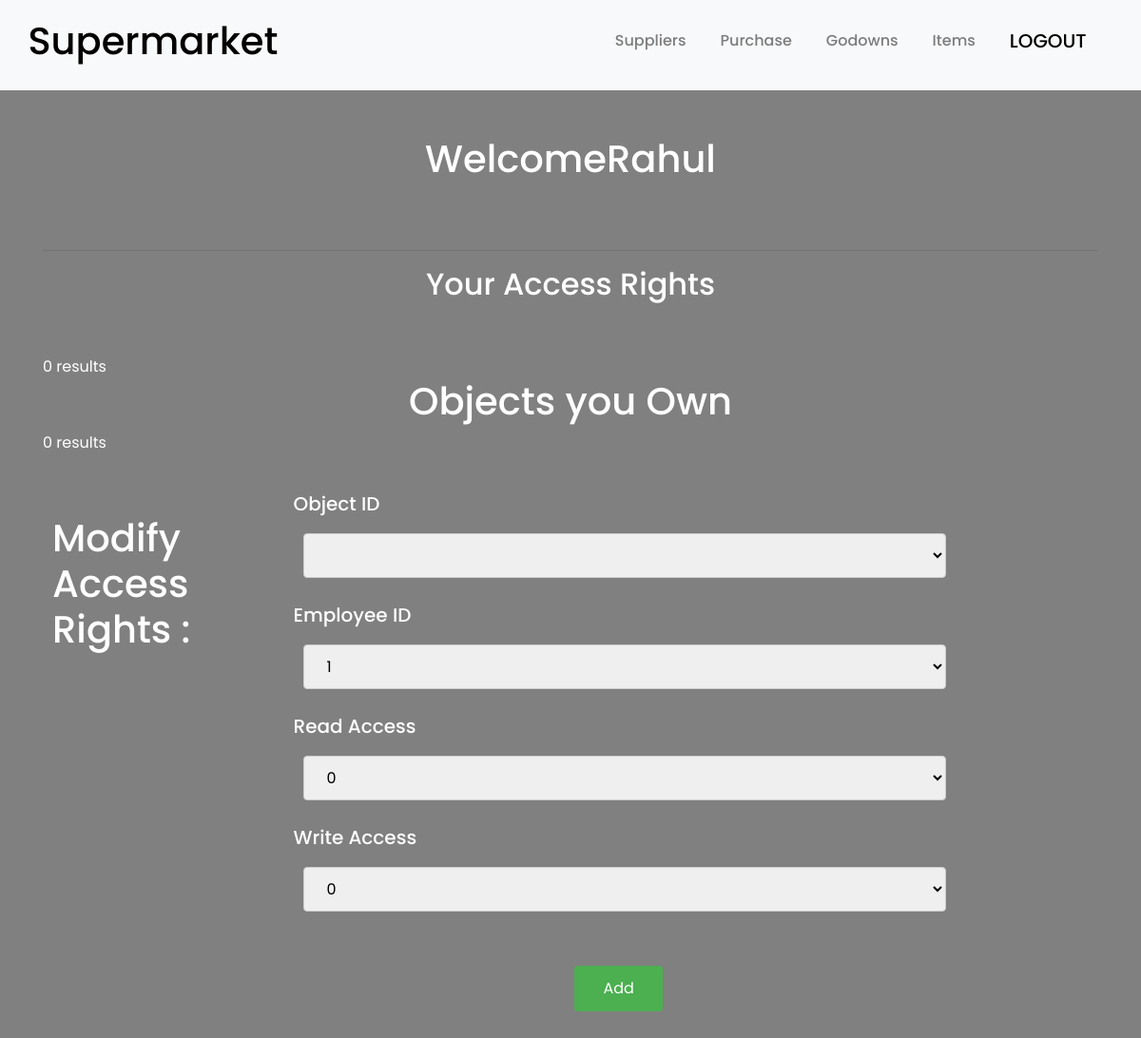
The app's page /home.php (signed in), older data.
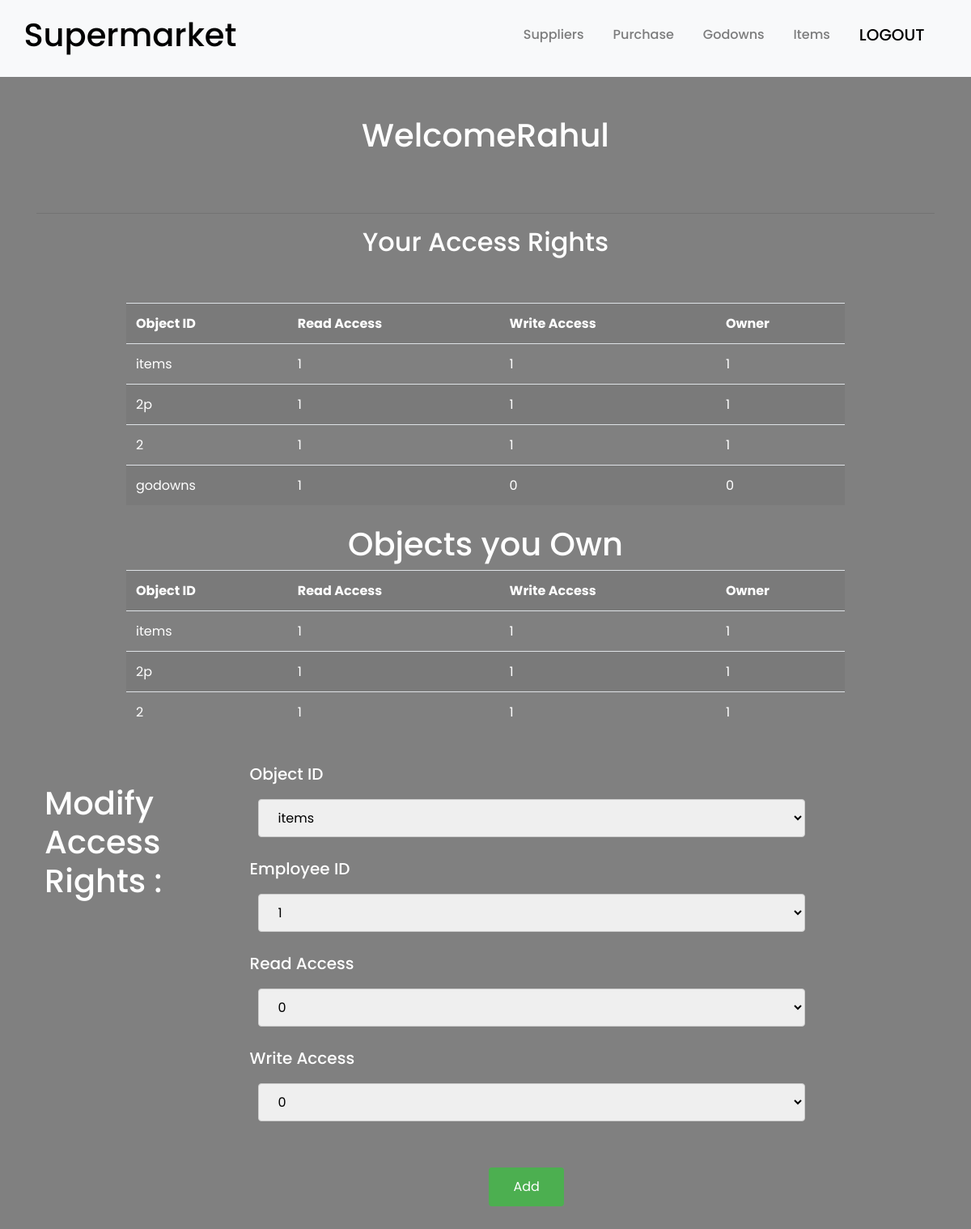
The same page, newer data.
### tables this page shows
CREATE TABLE `employee` (
  `Employee_ID` smallint(6) NOT NULL,
  `Employee_Name` varchar(20) NOT NULL,
  `Supervisor_ID` smallint(6) DEFAULT NULL,
  `Home_Number` varchar(10) NOT NULL,
  `Street` varchar(20) NOT NULL,
  `Pincode` int(6) NOT NULL,
  `Password` text NOT NULL
);

CREATE TABLE `access_matrix` (
  `Employee_ID` int(11) NOT NULL,
  `Objects_ID` text NOT NULL,
  `Read_Access` tinyint(1) NOT NULL,
  `Write_Access` tinyint(1) NOT NULL,
  `Owner` int(11) NOT NULL
);

### home.php (the view, shortened to what this page needs)
<html>
<body>
<?php include "head.php"; ?>
<br><br>
<div class="container">
	<?php
		$servername = "localhost";
		$username = "root";
		$password = "";
		$dbname = "supermarket";
		$Eid = $_SESSION['Eid'];
		$mysqli = new mysqli($servername, $username, $password, $dbname);
		$sqlSelect="SELECT Employee_Name FROM employee where Employee_ID = $Eid";
		$result = $mysqli-> query ($sqlSelect);
		print'<center><h1> Welcome'.mysqli_fetch_array($result)[0].'</h1></center>';
		echo'<br><br><hr>';
		echo'<h2>
		<center>Your Access Rights</center>
		</h2><br><br>';
		$access_sql = "SELECT * FROM Access_Matrix where Employee_ID = $Eid";
		$result = $mysqli->query($access_sql);
		if ($result->num_rows > 0) {
			echo "<table class = 'table table-hover table-striped'>
			<tr>
				<th>Object ID</th>
				<th>Read Access</th>
				<th>Write Access</th>
				<th>Owner</th>
			</tr>";
			while($row = $result->fetch_assoc()) {
				echo "<tr>
					<td>".$row["Objects_ID"]."</td>
					<td>".$row["Read_Access"]."</td>
					<td>".$row["Write_Access"]."</td>
					<td>".$row["Owner"]."</td>
				</tr>";
			}
			echo "</table>";
		}
		else {
			echo "0 results";
		}
	?>
<br>
</div>
<div class="container">
<center><h1>Objects you Own</h1></center>
<?php
	$servername = "localhost";
	$username = "root";
	$password = "";
	$dbname = "supermarket";
	$Eid = $_SESSION['Eid'];
	$mysqli = new mysqli($servername, $username, $password, $dbname);
	$access_sql = "SELECT * FROM Access_Matrix where Employee_ID = $Eid AND Owner=1";
	$result = $mysqli->query($access_sql);
	if ($result && $result->num_rows > 0) {
		echo "<table class = 'table table-hover table-striped'>
		<tr>
			<th>Object ID</th>
			<th>Read Access</th>
			<th>Write Access</th>
			<th>Owner</th>
		</tr>";
		while($row = $result->fetch_assoc()) {
			echo "<tr>
				<td>".$row["Objects_ID"]."</td>
				<td>".$row["Read_Access"]."</td>
				<td>".$row["Write_Access"]."</td>
				<td>".$row["Owner"]."</td>
			</tr>";
		}
		echo "</table>";
	}
	else {
		echo "0 results";
	}
?>
</div>
<div class = "container-fluid row padding" >
    <div class="col-lg-3 col-md-6 col-sm-6" >
        <h1 style = "padding-left: 15%"><br>Modify Access Rights : </h1>
    </div>
    <div class="col-lg-9 col-md-6 col-sm-6" >
		<form method="post" id='purchase_putter'>
			<br>
			<label><h5>Object ID</h5></label>
			<br>
			<select name="Object">
			<?php
				$mysqli = new mysqli($servername, $username, $password, $dbname);
				$sqlSelect="SELECT Objects_ID FROM Access_Matrix where Employee_ID = $Eid AND owner=1";
				$result = $mysqli-> query ($sqlSelect);
				while ($row = mysqli_fetch_array($result)) {
					$rows[] = $row;
				}
				foreach ($rows as $row) {
					print "<option value='" . $row['Objects_ID'] . "'>" .$row['Objects_ID']."</option>";
				}
			?>
			</select>
			<br><br>
			<label><h5>Employee ID</h5></label>
			<br>
			<select name="Employees">
			<?php
				$mysqli = new mysqli($servername, $username, $password, $dbname);
				$sqlSelect="SELECT Employee_ID FROM Employee";
				$result = $mysqli-> query ($sqlSelect);
				while ($row = mysqli_fetch_array($result)) {
					$rows1[] = $row;
				}
				foreach ($rows1 as $row) {
					print "<option value=" . (int)$row['Employee_ID'] . ">" .$row['Employee_ID']. "</option>";
				}
			?>
			</select>
			<br><br>
			<label><h5>Read Access</h5></label>
			<br>
			<select name="Read_Access">
			<?php
				print "<option value=0>" . 0 . "</option>";
			?>
			</select>
			<br><br>
			<label><h5>Write Access</h5></label>
			<br>
			<select name="Write_Access">
			<?php
				print "<option value=0>" . 0 . "</option>";
		?>
			</select>
			<br><br>
			<button type="submit" name="button1">Add</button>
		</form>
	</div>
</div>
</body>
</html>

### head.php (shortened to what this page needs)
<head>
	<link rel="stylesheet" href="https://maxcdn.bootstrapcdn.com/bootstrap/4.1.1/css/bootstrap.min.css">
	<link href="style.css" rel="stylesheet">
	<link rel="stylesheet" href="https://m.w3newbie.com/you-tube.css">
</head>
	<nav class = "navbar navbar-expand-md navbar-light bg-light sticky-top text-center" id="navigationbar">
		<div class = "container-fluid" >
			<a class = "navbar-brand" href = "home.php">
				<ul class="navbar-nav ml-auto">
					<li class="nav-item">
						<h1 style="color:black">Supermarket</h1>
					</li>
				</ul>
			</a>
			<div class="collapse navbar-collapse text-center" id="navbarResponsive">
				<ul class="navbar-nav ml-auto">
					<li class="nav-item">
						<a class="nav-link" href="suppliers.php">Suppliers</a>
					</li>
					<li class="nav-item">
							<a class="nav-link" href="purchase.php">Purchase</a>
					</li>
					<li class="nav-item">
							<a class="nav-link" href="godowns.php">Godowns</a>
					</li>
					<li class="nav-item">
							<a class="nav-link" href="items.php">Items</a>
					</li>
					<li class="nav-item">
							<a class="nav-link" style="color:black" href="logout.php"><h5>LOGOUT</h5></a>
					</li>
				</ul>
			</div>
		</div>
	</nav>

### style.css (style rules this page uses)
html, body { height: 100%; width: 100%; font-size:16px; font-family: 'Poppins', sans-serif; background-color:gray; color: white; }
.padding { padding-bottom: 1rem; }
.navbar { padding: .9rem; }
.navbar-nav li { padding-right: 20px; font-weight: 500; }
.nav-link { font-size: 1.0em !important; }
.table { width: 80%; margin: 0 auto; }
input[type = text], input[type = number], input[type = password], input[type = varchar], input[type = double], input[type = Date], input[type = Int], select { width: 80%; padding: 10px 20px; margin: 3px 10px; display: inline-block; border: 1px solid #ccc; border-radius: 4px; box-sizing: border-box; }
button[type = submit] { background-color: #4CAF50; color: white; margin-left: 35%; margin-top: 30px; padding: 12px 30px; border: none; border-radius: 4px; cursor: pointer; float: left; }
[class*="col-"] { padding: 1rem; }

Row changes from the older to the newer data that the page shows:
added access_matrix: Objects_ID "items", Read_Access "1", Write_Access "1", Owner "1"
added access_matrix: Objects_ID "2p", Read_Access "1", Write_Access "1", Owner "1"
added access_matrix: Objects_ID "2", Read_Access "1", Write_Access "1", Owner "1"
added access_matrix: Objects_ID "godowns", Read_Access "1", Write_Access "0", Owner "0", shown under "Your Access Rights"
Text that changed along with them:
form field Object: (not shown) → "items"
text no longer shown: "0 results 0 results"
text now shown: "Object ID Read Access Write Access Owner Object ID Read Access Write Access Owner"
